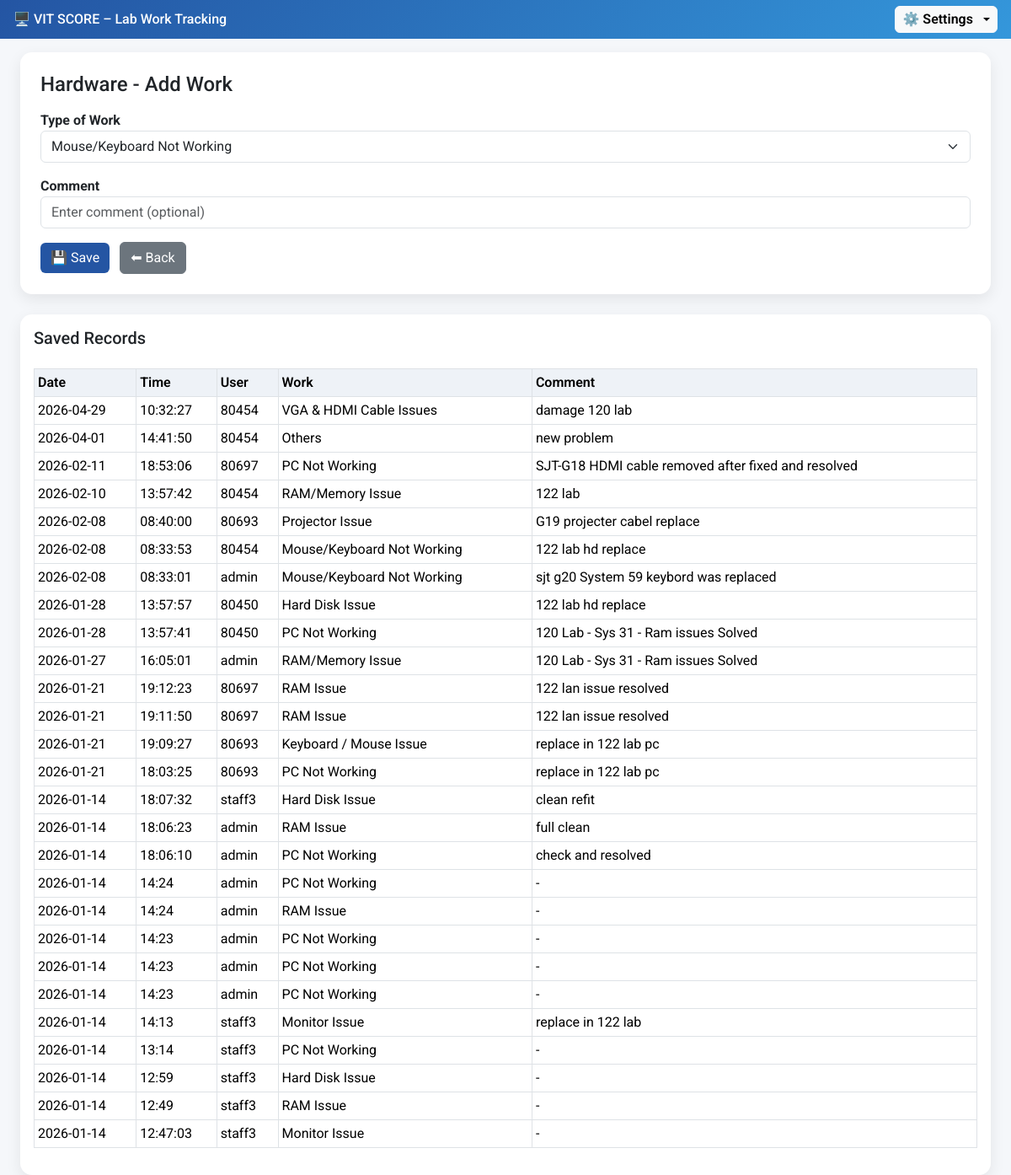
The app's page /category/Hardware (signed in) with its own data.
### tables this page shows
CREATE TABLE work_log (
            id INTEGER PRIMARY KEY AUTOINCREMENT,
            username TEXT,
            category TEXT,
            work TEXT,
            is_checked INTEGER,
            comment TEXT,
            date TEXT,
            time TEXT
        );

### app.py (the view, shortened to what this page needs)
@app.route("/category/<category_name>", methods=["GET", "POST"])
def category(category_name):
    if "username" not in session:
        return redirect(url_for("login"))
    conn = get_db()
    cur = conn.cursor()
    if session.get("role") == "admin":
        cur.execute("""
            SELECT * FROM work_log
            WHERE category=?
            ORDER BY id DESC
        """, (category_name,))
    else:
        cur.execute("""
            SELECT * FROM work_log
            WHERE category=? AND username=?
            ORDER BY id DESC
        """, (category_name, session["username"]))
    records = cur.fetchall()
    conn.close()
    return render_template(
        "category.html",
        category_name=category_name,
        records=records
    )

### app.py (called while the page is built)
def get_db():
    conn = sqlite3.connect(DB_PATH)
    conn.row_factory = sqlite3.Row
    return conn

### templates/category.html (shortened to what this page needs)
{% extends "base.html" %}
{% block content %}
<div class="row">
    <div class="col-12">
        <div class="card p-4 mb-4">
            <h4>{{ category_name }} - Add Work</h4>
            <form method="POST">
                <label class="fw-bold mt-2">Type of Work</label>
                <select name="work" class="form-select mb-3" required>
                    {% if category_name == "Hardware" %}
                        <option>Mouse/Keyboard Not Working</option>
                    {% elif category_name == "Training" %}
                        <option>Networking Training</option>
                        <option>Programming Language Training</option>
                        <option>Other training Programs</option>
                        <option>Others</option>
                    {% elif category_name == "Shifting" %}
                        <option>System Shifting</option>
                        <option>Things Shifting</option>
                        <option>Others</option>
                    {% endif %}
                </select>
                <label class="fw-bold">Comment</label>
                <input type="text" name="comment" class="form-control mb-3"
                       placeholder="Enter comment (optional)">
                <button class="btn btn-primary">💾 Save</button>
                <a href="{{ url_for('dashboard') }}" class="btn btn-secondary ms-2">⬅ Back</a>
            </form>
        </div>
        <div class="card p-3">
            <h5>Saved Records</h5>
            <table class="table table-bordered table-sm mt-3">
                <thead>
                    <tr>
                        <th>Date</th>
                        <th>Time</th>
                        <th>User</th>
                        <th>Work</th>
                        <th>Comment</th>
                    </tr>
                </thead>
                <tbody>
                    {% for r in records %}
                    <tr>
                        <td>{{ r.date }}</td>
                        <td>{{ r.time }}</td>
                        <td>{{ r.username }}</td>
                        <td>{{ r.work }}</td>
                        <td>{{ r.comment or '-' }}</td>
                    </tr>
                    {% else %}
                    <tr>
                        <td colspan="5" class="text-center">No data</td>
                    </tr>
                    {% endfor %}
                </tbody>
            </table>
        </div>
    </div>
</div>
{% endblock %}

### templates/base.html (shortened to what this page needs)
<!DOCTYPE html>
<html lang="en">
<head>
    <link href="https://cdn.jsdelivr.net/npm/bootstrap@5.3.2/dist/css/bootstrap.min.css" rel="stylesheet">
    <link rel="stylesheet" href="{{ url_for('static', filename='style.css') }}">
</head>
<body>
<nav class="navbar navbar-expand-lg vtop-navbar">
    <div class="container-fluid px-3">
        <a class="navbar-brand" href="{{ url_for('dashboard') }}">
            🖥️ VIT SCORE – Lab Work Tracking
        </a>
        <div class="ms-auto dropdown">
        <button class="btn btn-light dropdown-toggle d-flex align-items-center gap-2 fs-6 fw-semibold settings-btn"
        data-bs-toggle="dropdown">
    ⚙️ Settings
</button>
    </div>
</nav>
<div class="container-fluid px-4 mt-3">
    {% block content %}{% endblock %}
</div>
</body>
</html>

### static/style.css (style rules this page uses)
body { background-color: #f5f7fa; font-family: 'Roboto', sans-serif; }
.navbar { background: linear-gradient(130deg, #2455a3, #3497db); }
.navbar-brand { font-weight: 600; color: #fff !important; }
.card { border-radius: 14px; box-shadow: 0 6px 18px rgba(0,0,0,0.08); border: none; }
.btn-primary { background-color: #2455a3; border: none; }
.table th { background-color: #eef2f7; font-weight: 600; }
.container-fluid { padding-left: 30px; padding-right: 30px; }
.vtop-navbar { padding-top: 6px; padding-bottom: 6px; }
.settings-btn { transition: all 0.25s ease; }

### templates/base.html (style rules this page uses)
body { font-family: 'Roboto', sans-serif; background-color: #f5f7fa; }
.vtop-navbar { background-color: #0d6efd; padding-top: 6px; padding-bottom: 6px; }
.vtop-navbar .navbar-brand { font-size: 16px; font-weight: 500; color: #fff; }
.vtop-navbar .btn { font-size: 12px; padding: 3px 8px; }

### records on screen
work_log: date "2026-04-29", time "10:32:27", username "80454", work "VGA & HDMI Cable Issues", comment "damage 120 lab"
work_log: date "2026-04-01", time "14:41:50", username "80454", work "Others", comment "new problem"
work_log: date "2026-02-11", time "18:53:06", username "80697", work "PC Not Working", comment "SJT-G18 HDMI cable removed after fixed and resolved"
work_log: date "2026-02-10", time "13:57:42", username "80454", work "RAM/Memory Issue", comment "122 lab"
work_log: date "2026-02-08", time "08:40:00", username "80693", work "Projector Issue", comment "G19 projecter cabel replace"
work_log: date "2026-02-08", time "08:33:53", username "80454", work "Mouse/Keyboard Not Working", comment "122 lab hd replace"
work_log: date "2026-02-08", time "08:33:01", username "admin", work "Mouse/Keyboard Not Working", comment "sjt g20 System 59 keybord was replaced"
work_log: date "2026-01-28", time "13:57:57", username "80450", work "Hard Disk Issue", comment "122 lab hd replace"
work_log: date "2026-01-28", time "13:57:41", username "80450", work "PC Not Working", comment "120 Lab - Sys 31 - Ram issues Solved"
work_log: date "2026-01-27", time "16:05:01", username "admin", work "RAM/Memory Issue", comment "120 Lab - Sys 31 - Ram issues Solved"
work_log: date "2026-01-21", time "19:12:23", username "80697", work "RAM Issue", comment "122 lan issue resolved"
work_log: date "2026-01-21", time "19:11:50", username "80697", work "RAM Issue", comment "122 lan issue resolved"
work_log: date "2026-01-21", time "19:09:27", username "80693", work "Keyboard / Mouse Issue", comment "replace in 122 lab pc"
work_log: date "2026-01-21", time "18:03:25", username "80693", work "PC Not Working", comment "replace in 122 lab pc"
work_log: date "2026-01-14", time "18:07:32", username "staff3", work "Hard Disk Issue", comment "clean refit"
work_log: date "2026-01-14", time "18:06:23", username "admin", work "RAM Issue", comment "full clean"
work_log: date "2026-01-14", time "18:06:10", username "admin", work "PC Not Working", comment "check and resolved"
work_log: date "2026-01-14", time "14:24", username "admin", work "PC Not Working", comment "-"
work_log: date "2026-01-14", time "14:24", username "admin", work "RAM Issue", comment "-"
work_log: date "2026-01-14", time "14:23", username "admin", work "PC Not Working", comment "-"
work_log: date "2026-01-14", time "14:23", username "admin", work "PC Not Working", comment "-"
work_log: date "2026-01-14", time "14:23", username "admin", work "PC Not Working", comment "-"
work_log: date "2026-01-14", time "14:13", username "staff3", work "Monitor Issue", comment "replace in 122 lab"
work_log: date "2026-01-14", time "13:14", username "staff3", work "PC Not Working", comment "-"
work_log: date "2026-01-14", time "12:59", username "staff3", work "Hard Disk Issue", comment "-"
work_log: date "2026-01-14", time "12:49", username "staff3", work "RAM Issue", comment "-"
work_log: date "2026-01-14", time "12:47:03", username "staff3", work "Monitor Issue", comment "-"

### other values on screen
{{ category_name }} "Hardware"
